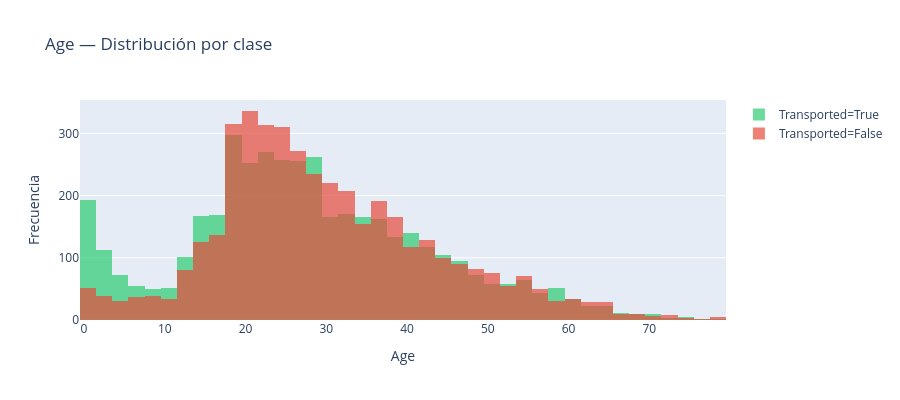

Write notebook code for a chart like this one.
### Markdown cell above
### **4.1 Age**

### Code cell
col = 'Age'
g_true, g_false, stat, p, corr = analizar_numerica(df, col)

print(f'Media Transported=True : {g_true.mean():.1f}')
print(f'Media Transported=False: {g_false.mean():.1f}')
print(f'Correlación con target : {corr:.3f}')
print(f'Mann-Whitney p-valor   : {p:.2e}  |  {"SIGNIFICATIVA" if p < 0.05 else "no significativa"}')

fig = go.Figure()
fig.add_trace(go.Histogram(x=g_true,  name='Transported=True',
                           opacity=0.7, marker_color='#2ecc71', nbinsx=40))
fig.add_trace(go.Histogram(x=g_false, name='Transported=False',
                           opacity=0.7, marker_color='#e74c3c', nbinsx=40))
fig.update_layout(barmode='overlay', title=f'{col} — Distribución por clase',
                  xaxis_title=col, yaxis_title='Frecuencia', height=400)
fig.show()

### Figure 1 — Plotly figure (JSON) as saved in the notebook; plotly's stock layout.template omitted (floating-point values rounded to 4 significant figures; data arrays with more than 128 entries replaced by an {"elided": "..."} marker saying what was removed)
{"data": [{"marker": {"color": "#2ecc71"}, "name": "Transported=True", "nbinsx": 40, "opacity": 0.7, "type": "histogram", "x": {"elided": "4288 int values"}}, {"marker": {"color": "#e74c3c"}, "name": "Transported=False", "nbinsx": 40, "opacity": 0.7, "type": "histogram", "x": {"elided": "4226 int values"}}], "layout": {"barmode": "overlay", "height": 400, "title": {"text": "Age — Distribución por clase"}, "xaxis": {"title": {"text": "Age"}}, "yaxis": {"title": {"text": "Frecuencia"}}}}
